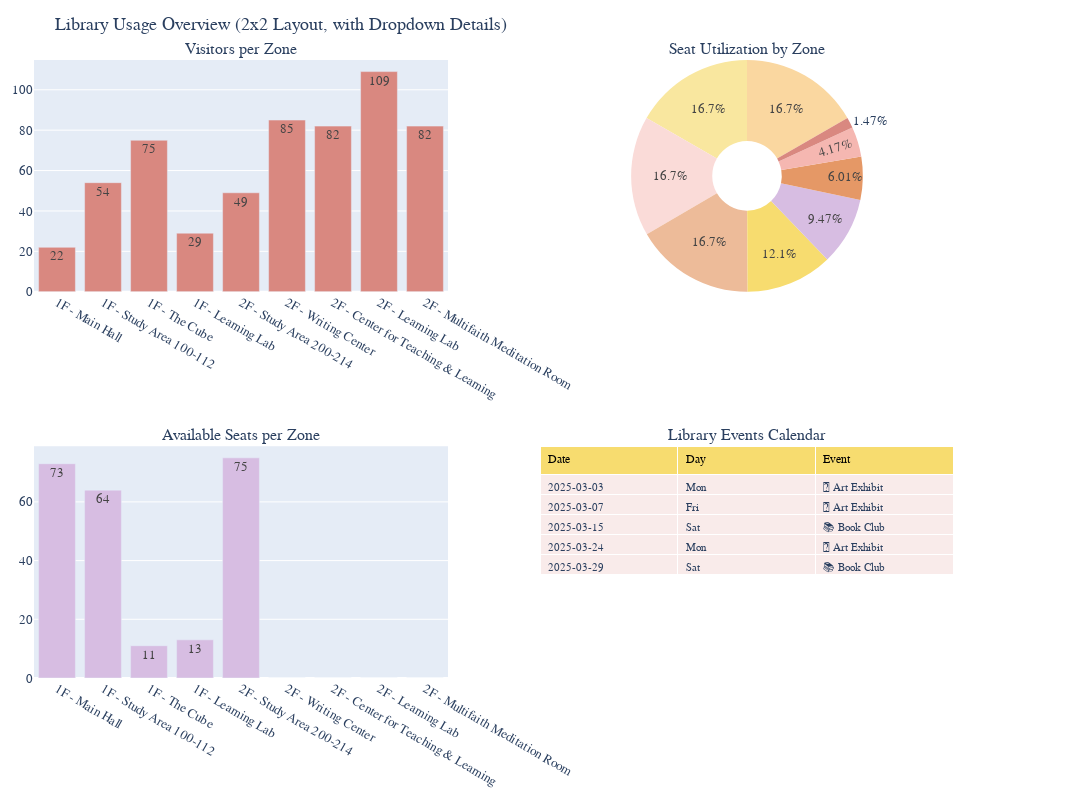

Notebook code for this chart:
### Code cell
# 📊 UOP Library Dashboard (Clean Version)

import pandas as pd
import plotly.graph_objects as go
from plotly.subplots import make_subplots
import ipywidgets as widgets
from IPython.display import display, Markdown, HTML
import random
from datetime import datetime, timedelta
from ipywidgets import VBox, Layout

# Define library zones
areas = [
    '1F - Main Hall', '1F - Study Area 100-112', '1F - The Cube', '1F - Learning Lab',
    '2F - Study Area 200-214', '2F - Writing Center', '2F - Center for Teaching & Learning',
    '2F - Learning Lab', '2F - Multifaith Meditation Room'
]

# Simulate data
today = datetime.now().strftime('%Y-%m-%d')
data = {
    'Date': [today] * len(areas),
    'Zone': areas,
    'Visitors': [random.randint(20, 120) for _ in areas],
    'Total Seats': [80, 100, 40, 30, 100, 20, 25, 30, 15]
}

df = pd.DataFrame(data)
df['Available Seats'] = df['Total Seats'] - df['Visitors'].apply(lambda x: int(x * random.uniform(0.3, 0.7)))
df['Available Seats'] = df['Available Seats'].apply(lambda x: max(x, 0))
df['Utilization (%)'] = ((df['Total Seats'] - df['Available Seats']) / df['Total Seats'] * 100).round(1)

total_visits = df['Visitors'].sum()

# Title display
title_html = f"""
<h1 style='color:#D35400; font-family:Georgia; font-size:38px;'>📊 UOP Library Dashboard</h1>
<h3 style='color:#884EA0;'>📅 Date: {today}</h3>
<h3 style='color:#2471A3;'>👥 Total Visitors Today: {total_visits}</h3>
"""
display(HTML(title_html))

# Warm palette
warm_palette = ['#D98880', '#E59866', '#F7DC6F', '#D7BDE2', '#F5B7B1', '#FAD7A0', '#F9E79F', '#FADBD8', '#EDBB99']

# Dashboard intro text
display(Markdown("""
### 📈 Dashboard Charts Explained:
- **Chart 1:** Visitors per Zone
- **Chart 2:** Seat Utilization
- **Chart 3:** Available Seats
- **Chart 4:** Calendar – library events (past 30 days)
"""))

# Create 2x2 layout with calendar table
fig = make_subplots(
    rows=2, cols=2,
    specs=[[{"type": "xy"}, {"type": "domain"}],
           [{"type": "xy"}, {"type": "table"}]],
    subplot_titles=("Visitors per Zone", "Seat Utilization by Zone", "Available Seats per Zone", "Library Events Calendar")
)

fig.add_trace(go.Bar(
    x=df['Zone'], y=df['Visitors'], name='Visitors',
    marker_color=warm_palette[0], text=df['Visitors'], textposition='auto'
), row=1, col=1)

fig.add_trace(go.Pie(
    labels=df['Zone'], values=df['Utilization (%)'], name='Utilization', hole=0.3,
    marker=dict(colors=warm_palette)
), row=1, col=2)

fig.add_trace(go.Bar(
    x=df['Zone'], y=df['Available Seats'], name='Available Seats',
    marker_color=warm_palette[3], text=df['Available Seats'], textposition='auto'
), row=2, col=1)

# Events table chart (only active days)
calendar_dates = [datetime.now() - timedelta(days=i) for i in range(29, -1, -1)]
events = ["" for _ in range(30)]
for i in random.sample(range(30), 5):
    events[i] = random.choice(["📚 Book Club", "🧘 Meditation Hour", "💻 Coding Workshop", "🎨 Art Exhibit"])

calendar_df = pd.DataFrame({
    'Date': [d.strftime("%Y-%m-%d") for d in calendar_dates],
    'Weekday': [d.strftime("%a") for d in calendar_dates],
    'Event': events
})
calendar_df = calendar_df[calendar_df['Event'] != ""]

fig.add_trace(go.Table(
    header=dict(values=["Date", "Day", "Event"], fill_color="#F7DC6F", font=dict(color="black", size=12), align="left"),
    cells=dict(
        values=[calendar_df['Date'], calendar_df['Weekday'], calendar_df['Event']],
        fill_color=[["#F9EBEA"]*len(calendar_df)]*3,
        align="left", font=dict(size=11)
    )
), row=2, col=2)

fig.update_layout(
    height=800, width=1100, showlegend=False,
    title_text="Library Usage Overview (2x2 Layout, with Dropdown Details)",
    margin=dict(t=60, b=40, l=30, r=30),
    font=dict(family="Segoe UI", size=13)
)
fig.update_xaxes(tickangle=30)
fig.show()

# Interactive Dropdown for zone detail
dropdown = widgets.Dropdown(
    options=areas,
    description="Select Zone:",
    layout=Layout(width='60%', padding='0px 0px 0px 10px', height='40px'),
    style={'description_width': 'initial'}
)

output = widgets.Output(layout=Layout(border='1px solid #ccc', padding='10px', width='60%'))

def show_area_detail(selected_area):
    area_data = df[df['Zone'] == selected_area].iloc[0]
    with output:
        output.clear_output()
        display(Markdown(f"""
### 📍 Zone: {selected_area}
- 👥 Current Visitors: **{area_data['Visitors']}**
- 🪑 Total Seats: **{area_data['Total Seats']}**
- ✅ Available Seats: **{area_data['Available Seats']}**
- 🔁 Utilization Rate: **{area_data['Utilization (%)']}%**
"""))

widgets.interactive(show_area_detail, selected_area=dropdown)
display(VBox([dropdown, output], layout=Layout(align_items='flex-start')))

### Figure 1 — Plotly figure (JSON) as saved in the notebook; plotly's stock layout.template omitted (floating-point values rounded to 4 significant figures)
{"data": [{"marker": {"color": "#D98880"}, "name": "Visitors", "text": [22, 54, 75, 29, 49, 85, 82, 109, 82], "textposition": "auto", "type": "bar", "x": ["1F - Main Hall", "1F - Study Area 100-112", "1F - The Cube", "1F - Learning Lab", "2F - Study Area 200-214", "2F - Writing Center", "2F - Center for Teaching & Learning", "2F - Learning Lab", "2F - Multifaith Meditation Room"], "xaxis": "x", "y": [22, 54, 75, 29, 49, 85, 82, 109, 82], "yaxis": "y"}, {"domain": {"x": [0.55, 1], "y": [0.625, 1]}, "hole": 0.3, "labels": ["1F - Main Hall", "1F - Study Area 100-112", "1F - The Cube", "1F - Learning Lab", "2F - Study Area 200-214", "2F - Writing Center", "2F - Center for Teaching & Learning", "2F - Learning Lab", "2F - Multifaith Meditation Room"], "marker": {"colors": ["#D98880", "#E59866", "#F7DC6F", "#D7BDE2", "#F5B7B1", "#FAD7A0", "#F9E79F", "#FADBD8", "#EDBB99"]}, "name": "Utilization", "type": "pie", "values": [8.8, 36, 72.5, 56.7, 25, 100, 100, 100, 100]}, {"marker": {"color": "#D7BDE2"}, "name": "Available Seats", "text": [73, 64, 11, 13, 75, 0, 0, 0, 0], "textposition": "auto", "type": "bar", "x": ["1F - Main Hall", "1F - Study Area 100-112", "1F - The Cube", "1F - Learning Lab", "2F - Study Area 200-214", "2F - Writing Center", "2F - Center for Teaching & Learning", "2F - Learning Lab", "2F - Multifaith Meditation Room"], "xaxis": "x2", "y": [73, 64, 11, 13, 75, 0, 0, 0, 0], "yaxis": "y2"}, {"cells": {"align": "left", "fill": {"color": [["#F9EBEA", "#F9EBEA", "#F9EBEA", "#F9EBEA", "#F9EBEA"], ["#F9EBEA", "#F9EBEA", "#F9EBEA", "#F9EBEA", "#F9EBEA"], ["#F9EBEA", "#F9EBEA", "#F9EBEA", "#F9EBEA", "#F9EBEA"]]}, "font": {"size": 11}, "values": [["2025-03-03", "2025-03-07", "2025-03-15", "2025-03-24", "2025-03-29"], ["Mon", "Fri", "Sat", "Mon", "Sat"], ["🎨 Art Exhibit", "🎨 Art Exhibit", "📚 Book Club", "🎨 Art Exhibit", "📚 Book Club"]]}, "domain": {"x": [0.55, 1], "y": [0, 0.375]}, "header": {"align": "left", "fill": {"color": "#F7DC6F"}, "font": {"color": "black", "size": 12}, "values": ["Date", "Day", "Event"]}, "type": "table"}], "layout": {"annotations": [{"font": {"size": 16}, "showarrow": false, "text": "Visitors per Zone", "x": 0.225, "xanchor": "center", "xref": "paper", "y": 1, "yanchor": "bottom", "yref": "paper"}, {"font": {"size": 16}, "showarrow": false, "text": "Seat Utilization by Zone", "x": 0.775, "xanchor": "center", "xref": "paper", "y": 1, "yanchor": "bottom", "yref": "paper"}, {"font": {"size": 16}, "showarrow": false, "text": "Available Seats per Zone", "x": 0.225, "xanchor": "center", "xref": "paper", "y": 0.375, "yanchor": "bottom", "yref": "paper"}, {"font": {"size": 16}, "showarrow": false, "text": "Library Events Calendar", "x": 0.775, "xanchor": "center", "xref": "paper", "y": 0.375, "yanchor": "bottom", "yref": "paper"}], "font": {"family": "Segoe UI", "size": 13}, "height": 800, "margin": {"b": 40, "l": 30, "r": 30, "t": 60}, "showlegend": false, "title": {"text": "Library Usage Overview (2x2 Layout, with Dropdown Details)"}, "width": 1100, "xaxis": {"anchor": "y", "autorange": true, "domain": [0, 0.45], "range": [-0.5, 8.5], "tickangle": 30, "type": "category"}, "xaxis2": {"anchor": "y2", "autorange": true, "domain": [0, 0.45], "range": [-0.5, 8.5], "tickangle": 30, "type": "category"}, "yaxis": {"anchor": "x", "autorange": true, "domain": [0.625, 1], "range": [0, 114.7], "type": "linear"}, "yaxis2": {"anchor": "x2", "autorange": true, "domain": [0, 0.375], "range": [0, 78.95], "type": "linear"}}}
